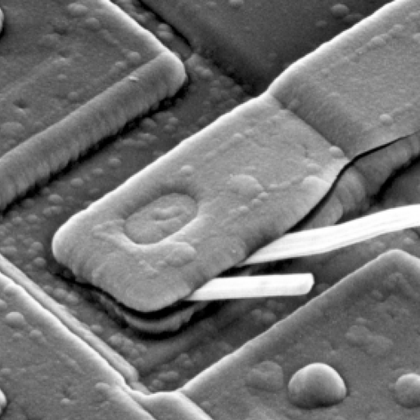
%> input picture Lab3/Proj04_01/Fig0431(d)(blown_ic_crop).tif, 420 x 420 px, shrunk from 1026 x 1026 before the run
$ octave test_FFT.m   (GNU Octave 9; MATLAB toolbox functions it lacks are replaced by stand-ins)
%> lines starting %> are read from the running program, lines starting %| are printed output that depends on the picture; in (x1, y1, x2, y2) boxes, pixels count from 0 and x2, y2 are one past the last pixel; in counts of white or black regions, pixels touching at a corner belong together; the program's own positions count from 1
### Lab3/Proj04_01/fshift.m
function output = fshift(input)
%뱄input갠(-1)쿍쾩
[M,N] = size(input);
output = zeros(M,N,'single');
    for x = 0 : M-1
        for y = 0 : N-1
            output(x+1,y+1) = input(x+1,y+1) * ((-1)^(x+y));
        end
    end
end

### Lab3/test/01/test_FFT.m
clc;
clear all;
close all;
input = imread('Fig0431(d)(blown_ic_crop).tif'); % 讀取題目圖片
%> input is the input picture: size 420x420 uint8; min 0, max 255, mean 115.6
input = im2single(input);
%> input: size 420x420 single
subplot(2,4,1);imshow(input);title('Origin');
[row,col] = size(input);
%> row = 420; col = 420

% Zero Padding
newR = 2^(fix(log2(row))+1);
%> newR = 512
newC = 2^(fix(log2(col))+1);
%> newC = 512
inputZeroPad = padarray(input,[row col],0,'post');
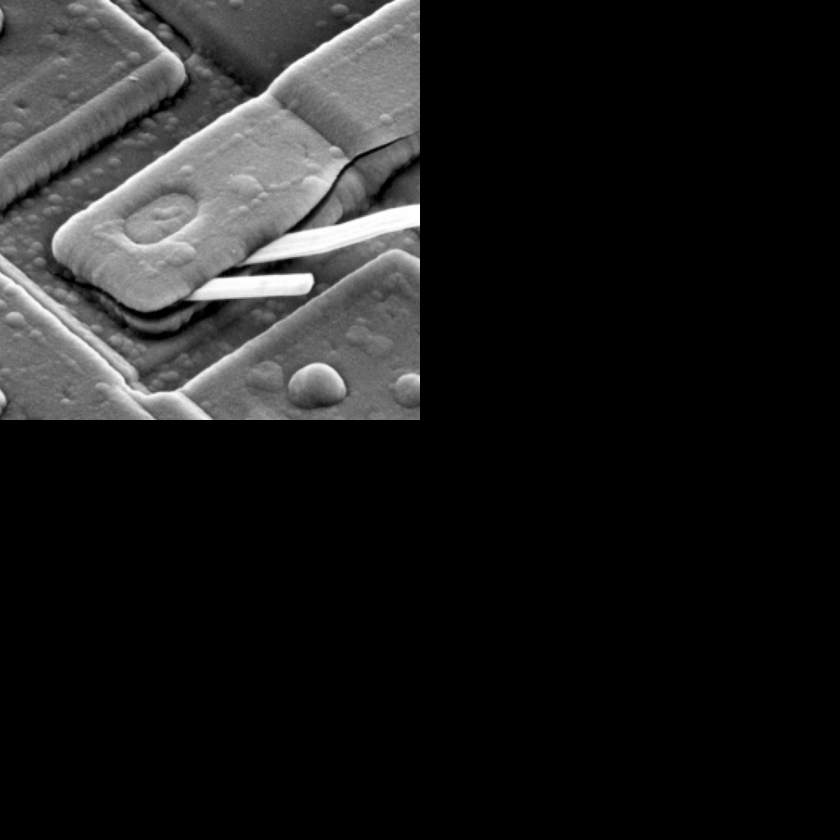
%> inputZeroPad: size 840x840 single; min 0, max 1, mean 0.113
% 原圖做Zeropadding


%做(-1)處理
inputZeroPad = fshift(inputZeroPad);
%> after the loop in fshift, `for x = 0 : M-1`:
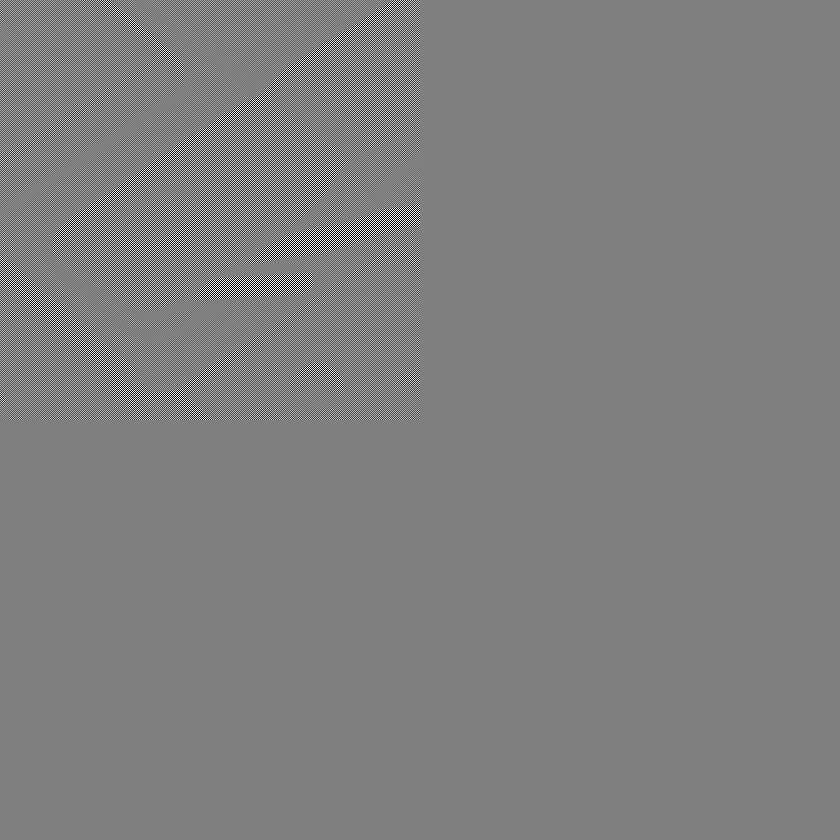
%> output: size 840x840 single; min -1, max 1, mean 2.83e-07; drawn with min black and max white

% IZP FFT
zeroPadFFT = fft2(inputZeroPad);
subplot(2,4,3);imshow(zeroPadFFT);title('DFT');
%> after `imshow(zeroPadFFT)`:
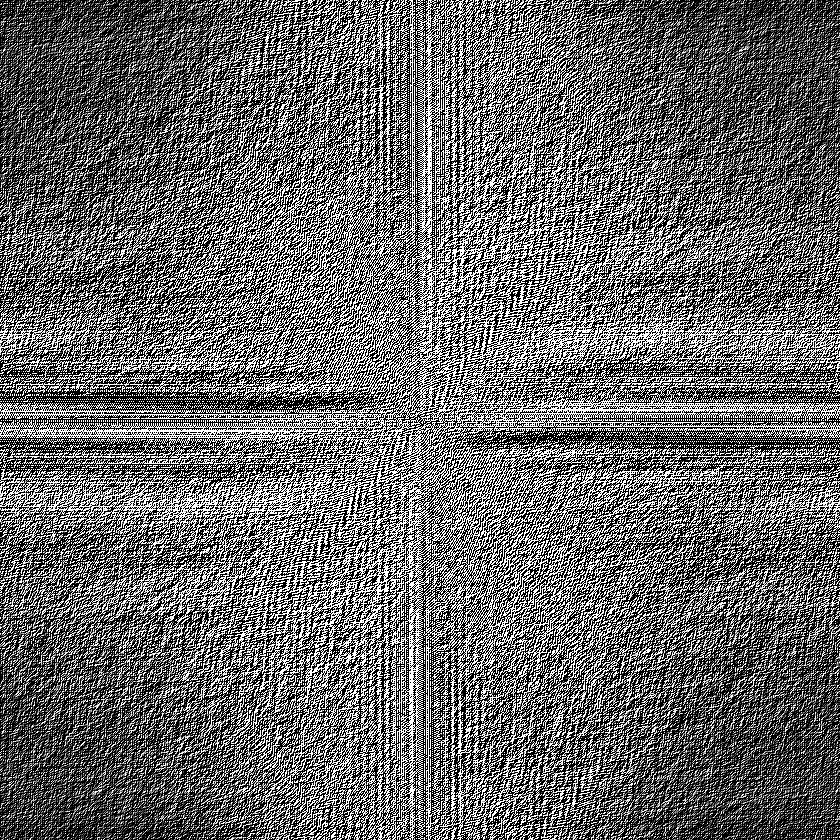
%> displayed picture: size 840x840, on the screen's scale of 0 to 255; min 0, max 255, mean 104

% FFT Spectrum
zeroPadFFT_SP = abs(zeroPadFFT);
c = 1 / log(1 +range(zeroPadFFT_SP(:))) % c = 1/log後的全距
%> c = 0.0886
zeroPadFFT_SP = c * log(1+zeroPadFFT_SP);
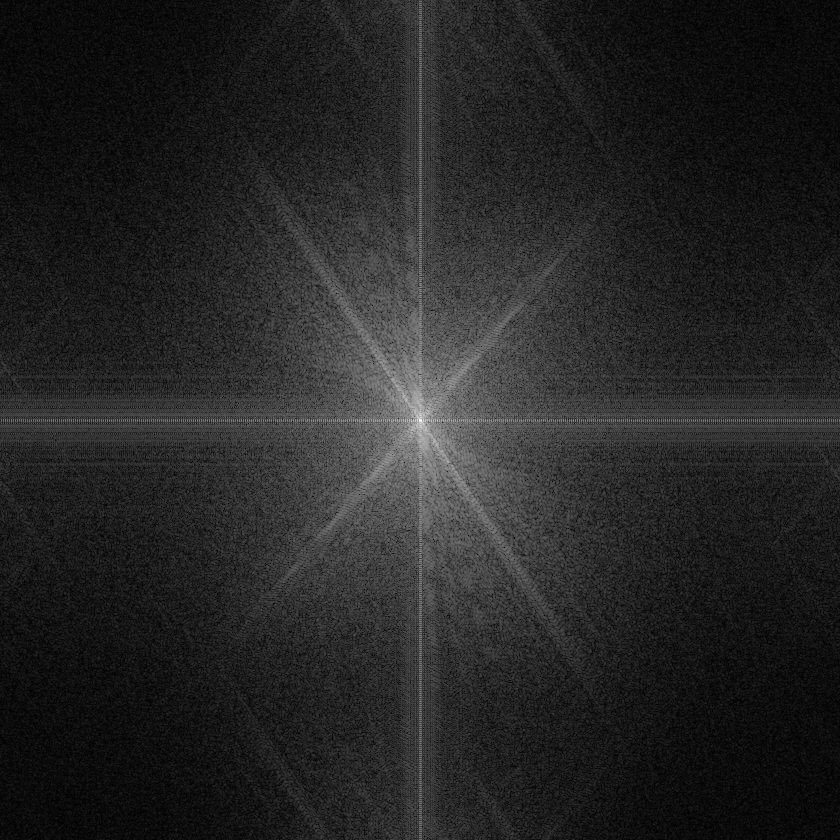
%> zeroPadFFT_SP: size 840x840 single; min 0.00069, max 1, mean 0.147
figure;imshow(zeroPadFFT_SP);title('Zero Padding FFT Spectrum');
imwrite(uint8(zeroPadFFT_SP),'Zero Padding FFT Spectrum 1026x1026.tif');
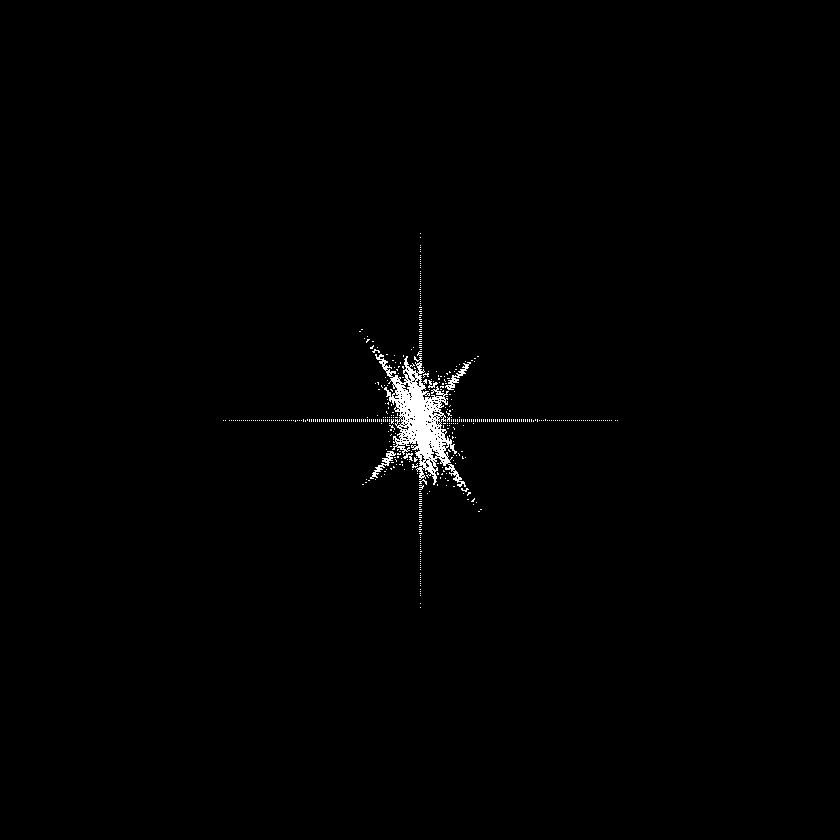
%> saved as Zero Padding FFT Spectrum 1026x1026.tif: size 840x840 uint8; values 0 (black) and 1 (white), 0.76% white; 473 white regions (468 under 20 px), largest, box (x1, y1, x2, y2) and area: (375, 354, 466, 487) 3863, (445, 362, 471, 390) 171, (370, 451, 396, 479) 171, (428, 380, 438, 388) 38, (403, 453, 413, 461) 38
